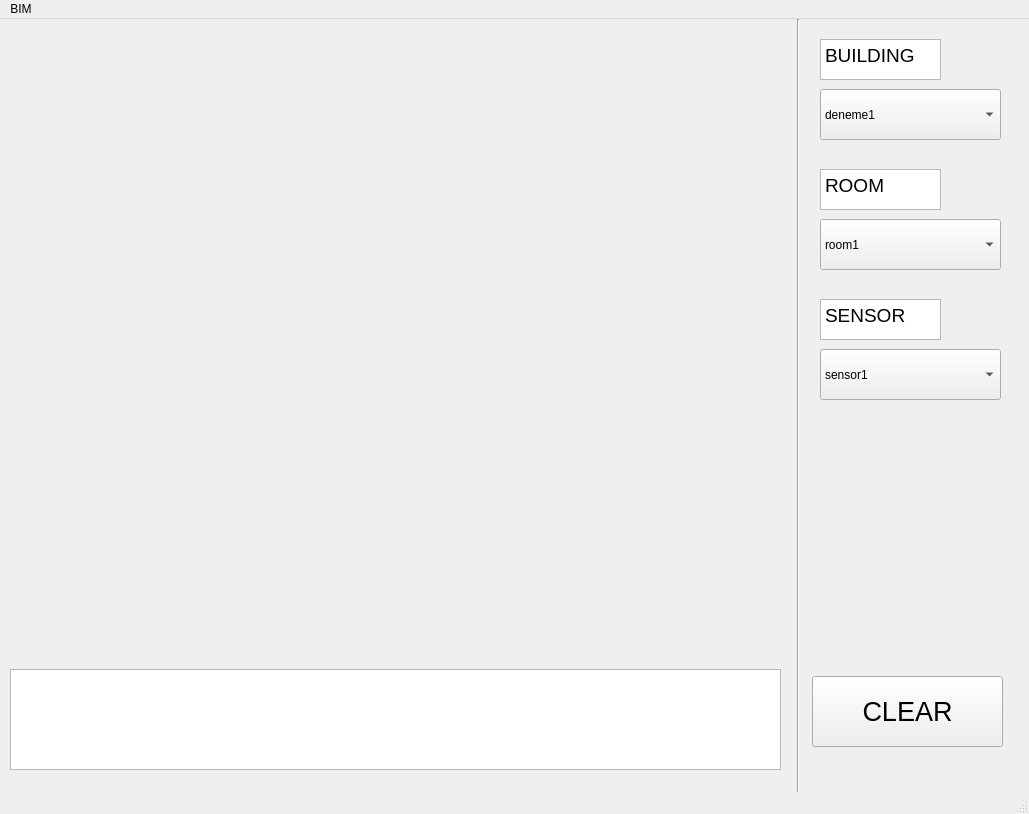
<?xml version="1.0" encoding="UTF-8"?>
<ui version="4.0">
 <class>MainWindow</class>
 <widget class="QMainWindow" name="MainWindow">
  <property name="geometry">
   <rect>
    <x>0</x>
    <y>0</y>
    <width>1029</width>
    <height>814</height>
   </rect>
  </property>
  <property name="windowTitle">
   <string>MainWindow</string>
  </property>
  <widget class="QWidget" name="centralwidget">
   <widget class="QComboBox" name="building">
    <property name="geometry">
     <rect>
      <x>820</x>
      <y>70</y>
      <width>181</width>
      <height>51</height>
     </rect>
    </property>
    <property name="minimumSize">
     <size>
      <width>181</width>
      <height>0</height>
     </size>
    </property>
    <property name="editable">
     <bool>false</bool>
    </property>
    <property name="currentText">
     <string>deneme1</string>
    </property>
    <item>
     <property name="text">
      <string>deneme1</string>
     </property>
    </item>
    <item>
     <property name="text">
      <string>deneme2</string>
     </property>
    </item>
   </widget>
   <widget class="Line" name="line">
    <property name="geometry">
     <rect>
      <x>790</x>
      <y>0</y>
      <width>16</width>
      <height>781</height>
     </rect>
    </property>
    <property name="orientation">
     <enum>Qt::Vertical</enum>
    </property>
   </widget>
   <widget class="QComboBox" name="room">
    <property name="geometry">
     <rect>
      <x>820</x>
      <y>200</y>
      <width>181</width>
      <height>51</height>
     </rect>
    </property>
    <property name="minimumSize">
     <size>
      <width>181</width>
      <height>0</height>
     </size>
    </property>
    <property name="editable">
     <bool>false</bool>
    </property>
    <property name="currentText">
     <string>room1</string>
    </property>
    <item>
     <property name="text">
      <string>room1</string>
     </property>
    </item>
    <item>
     <property name="text">
      <string>room2</string>
     </property>
    </item>
   </widget>
   <widget class="QTextEdit" name="buildingText">
    <property name="geometry">
     <rect>
      <x>820</x>
      <y>20</y>
      <width>121</width>
      <height>41</height>
     </rect>
    </property>
    <property name="html">
     <string>&lt;!DOCTYPE HTML PUBLIC &quot;-//W3C//DTD HTML 4.0//EN&quot; &quot;http://www.w3.org/TR/REC-html40/strict.dtd&quot;&gt;
&lt;html&gt;&lt;head&gt;&lt;meta name=&quot;qrichtext&quot; content=&quot;1&quot; /&gt;&lt;style type=&quot;text/css&quot;&gt;
p, li { white-space: pre-wrap; }
&lt;/style&gt;&lt;/head&gt;&lt;body style=&quot; font-family:'MS Shell Dlg 2'; font-size:7.8pt; font-weight:400; font-style:normal;&quot;&gt;
&lt;p style=&quot; margin-top:0px; margin-bottom:0px; margin-left:0px; margin-right:0px; -qt-block-indent:0; text-indent:0px;&quot;&gt;&lt;span style=&quot; font-size:14pt;&quot;&gt;BUILDING&lt;/span&gt;&lt;/p&gt;&lt;/body&gt;&lt;/html&gt;</string>
    </property>
   </widget>
   <widget class="QTextBrowser" name="myLog">
    <property name="geometry">
     <rect>
      <x>10</x>
      <y>650</y>
      <width>771</width>
      <height>101</height>
     </rect>
    </property>
   </widget>
   <widget class="QLabel" name="myWindow">
    <property name="geometry">
     <rect>
      <x>10</x>
      <y>10</y>
      <width>771</width>
      <height>631</height>
     </rect>
    </property>
    <property name="text">
     <string/>
    </property>
   </widget>
   <widget class="QTextEdit" name="roomText">
    <property name="geometry">
     <rect>
      <x>820</x>
      <y>150</y>
      <width>121</width>
      <height>41</height>
     </rect>
    </property>
    <property name="html">
     <string>&lt;!DOCTYPE HTML PUBLIC &quot;-//W3C//DTD HTML 4.0//EN&quot; &quot;http://www.w3.org/TR/REC-html40/strict.dtd&quot;&gt;
&lt;html&gt;&lt;head&gt;&lt;meta name=&quot;qrichtext&quot; content=&quot;1&quot; /&gt;&lt;style type=&quot;text/css&quot;&gt;
p, li { white-space: pre-wrap; }
&lt;/style&gt;&lt;/head&gt;&lt;body style=&quot; font-family:'MS Shell Dlg 2'; font-size:7.8pt; font-weight:400; font-style:normal;&quot;&gt;
&lt;p style=&quot; margin-top:0px; margin-bottom:0px; margin-left:0px; margin-right:0px; -qt-block-indent:0; text-indent:0px;&quot;&gt;&lt;span style=&quot; font-size:14pt;&quot;&gt;ROOM&lt;/span&gt;&lt;/p&gt;&lt;/body&gt;&lt;/html&gt;</string>
    </property>
   </widget>
   <widget class="QComboBox" name="sensor">
    <property name="geometry">
     <rect>
      <x>820</x>
      <y>330</y>
      <width>181</width>
      <height>51</height>
     </rect>
    </property>
    <property name="minimumSize">
     <size>
      <width>181</width>
      <height>0</height>
     </size>
    </property>
    <property name="editable">
     <bool>false</bool>
    </property>
    <property name="currentText">
     <string>sensor1</string>
    </property>
    <item>
     <property name="text">
      <string>sensor1</string>
     </property>
    </item>
    <item>
     <property name="text">
      <string>sensor2</string>
     </property>
    </item>
   </widget>
   <widget class="QTextEdit" name="sensorText">
    <property name="geometry">
     <rect>
      <x>820</x>
      <y>280</y>
      <width>121</width>
      <height>41</height>
     </rect>
    </property>
    <property name="html">
     <string>&lt;!DOCTYPE HTML PUBLIC &quot;-//W3C//DTD HTML 4.0//EN&quot; &quot;http://www.w3.org/TR/REC-html40/strict.dtd&quot;&gt;
&lt;html&gt;&lt;head&gt;&lt;meta name=&quot;qrichtext&quot; content=&quot;1&quot; /&gt;&lt;style type=&quot;text/css&quot;&gt;
p, li { white-space: pre-wrap; }
&lt;/style&gt;&lt;/head&gt;&lt;body style=&quot; font-family:'MS Shell Dlg 2'; font-size:7.8pt; font-weight:400; font-style:normal;&quot;&gt;
&lt;p style=&quot; margin-top:0px; margin-bottom:0px; margin-left:0px; margin-right:0px; -qt-block-indent:0; text-indent:0px;&quot;&gt;&lt;span style=&quot; font-size:14pt;&quot;&gt;SENSOR&lt;/span&gt;&lt;/p&gt;&lt;/body&gt;&lt;/html&gt;</string>
    </property>
   </widget>
   <widget class="QPushButton" name="clearButton">
    <property name="geometry">
     <rect>
      <x>812</x>
      <y>657</y>
      <width>191</width>
      <height>71</height>
     </rect>
    </property>
    <property name="font">
     <font>
      <pointsize>20</pointsize>
     </font>
    </property>
    <property name="text">
     <string>CLEAR</string>
    </property>
   </widget>
  </widget>
  <widget class="QMenuBar" name="menubar">
   <property name="geometry">
    <rect>
     <x>0</x>
     <y>0</y>
     <width>1029</width>
     <height>26</height>
    </rect>
   </property>
   <widget class="QMenu" name="menuBIM">
    <property name="title">
     <string>BIM</string>
    </property>
   </widget>
   <addaction name="menuBIM"/>
  </widget>
  <widget class="QStatusBar" name="statusbar"/>
 </widget>
 <resources/>
 <connections/>
</ui>
